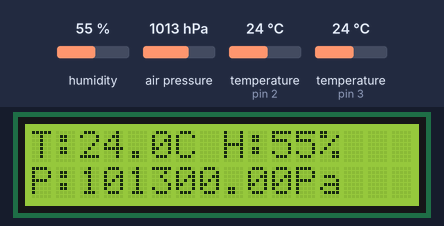
Bench run of a sketch on a simulated Arduino Uno, built with avr-gcc and run on an emulated ATmega328P. On the bench: 16×2 character LCD. The inputs (shaded band) are chosen by the test bench; at power-on: humidity 55 %, air pressure 1013 hPa, temperature (sensors on pin 2, pin 3) 24 °C.

Above: at 1.2 s.
1.3 s: humidity set to 22 %
At 5.7 s:
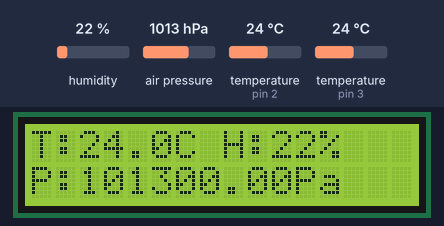
6.0 s: air pressure set to 952 hPa
At 7.1 s:
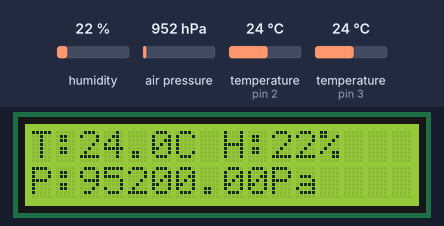
8.5 s: temperature (sensor on pin 2) set to 12 °C
At 10.2 s:
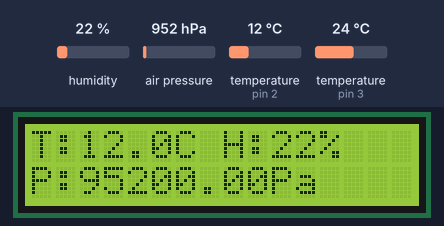
11.4 s: humidity set to 40 %
At 12.2 s:
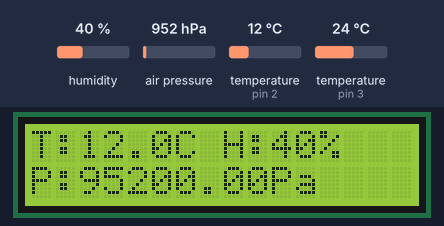
13.9 s: air pressure set to 975 hPa
At 16.5 s:
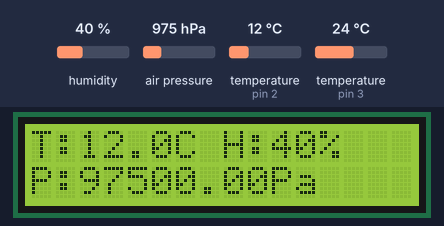
16.8 s: temperature (sensor on pin 2) set to 19 °C
At 17.7 s:
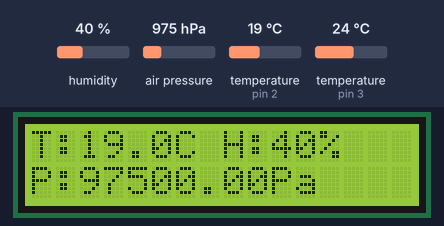
Timing chart, 0 to 19.8 s (numbered marks = the images above; inputs shaded):
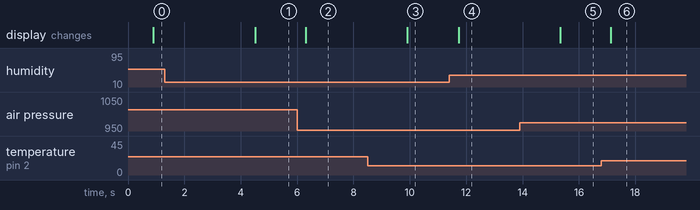

Measured:
- after the input at 1.3 s, the display: changes after 3.2 s (image 1)
- after the input at 6.0 s, the display: changes after 0.30 s (image 2)
- after the input at 8.5 s, the display: changes after 1.4 s (image 3)
- after the input at 11.4 s, the display: changes after 0.33 s (image 4)
- after the input at 13.9 s, the display: changes after 1.4 s (image 5)
- after the input at 16.8 s, the display: changes after 0.34 s (image 6)

The sketch:

thermometer.ino
```cpp
#include <Wire.h>
#include <LiquidCrystal_I2C.h>
#include <Adafruit_BMP280.h>
#include <DHT.h>
#include <OneWire.h>
#include <DallasTemperature.h>
#include <SPI.h>
// Data wire is conntec to the Arduino digital pin 4
#define ONE_WIRE_BUS 2
// DHT11 sensor
#define DHTPIN 3
#define DHTTYPE DHT11
DHT dht(DHTPIN, DHTTYPE);
// Setup a oneWire instance to communicate with any OneWire devices
OneWire oneWire(ONE_WIRE_BUS);

// Pass our oneWire reference to Dallas Temperature sensor
DallasTemperature sensors(&oneWire);
#define BMP_SCK  (13)
#define BMP_MISO (12)
#define BMP_MOSI (11)
#define BMP_CS   (10)
Adafruit_BMP280 bmp(BMP_CS); // use hardware SPI
// LCD I2C (Address 0x27 might differ)
LiquidCrystal_I2C lcd(0x27, 16, 2);
void setup(void)

{
  // Start serial communication for debugging purposes
  Serial.begin(9600);
  // Start up the library
  sensors.begin();
  dht.begin();
    if (!bmp.begin()) {
    Serial.println("Could not find BMP280 sensor!");
    while (1);
  }

  lcd.init();
  lcd.backlight();
}

void loop(void){
  // Call sensors.requestTemperatures() to issue a global temperature and Requests to all devices on the bus
  sensors.requestTemperatures();
  float humDHT = dht.readHumidity();
  float presBMP = bmp.readPressure();
  float tempC = sensors.getTempCByIndex(0);
  lcd.clear();
  lcd.setCursor(0, 0);
  lcd.print("T:");
  lcd.print(tempC, 1);
  lcd.print("C H:");
  lcd.print(humDHT, 0);
  lcd.print("%");

  // Set the cursor for the second line to display pressure
  lcd.setCursor(0, 1);
  lcd.print("P:");
  lcd.print(presBMP);  // Display pressure in Pa
  lcd.print("Pa");


  delay(1000);
}
```
